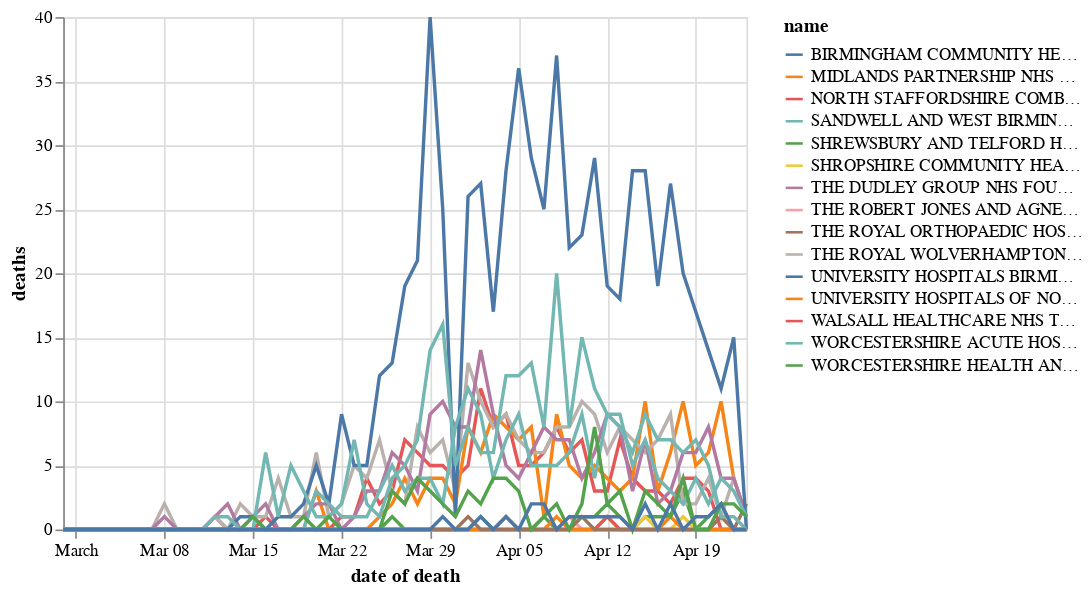

The notebook cell saved with this chart:
### Markdown cell above
## Deaths on date died by trust

### Code cell
chart_doddbt = our_trusts_historical.copy()
chart_doddbt_latest = chart_doddbt['date reported'].max()
chart_doddbt = chart_doddbt[chart_doddbt['date reported'] == chart_doddbt_latest]
chart_doddbt = chart_doddbt.groupby(['code','name','date of death'], as_index=False)['deaths'].sum()
chart_doddbt['cumulative deaths'] = chart_doddbt.groupby('name').cumsum()

alt.Chart(chart_doddbt).mark_line().encode(
    x='date of death',
    y='deaths',
    color='name'
)

### Figure 1 — Vega-Lite specification as saved in the notebook (floating-point values rounded to 4 significant figures; data arrays with more than 128 entries replaced by an {"elided": "..."} marker saying what was removed)
{"config": {"view": {"continuousWidth": 400, "continuousHeight": 300}}, "data": {"name": "data-3dc94f9d6c11908bcc2d732bf8425a0b"}, "mark": "line", "encoding": {"color": {"type": "nominal", "field": "name"}, "x": {"type": "temporal", "field": "date of death"}, "y": {"type": "quantitative", "field": "deaths"}}, "$schema": "https://vega.github.io/schema/vega-lite/v4.8.1.json", "datasets": {"data-3dc94f9d6c11908bcc2d732bf8425a0b": {"elided": "825 records"}}}
